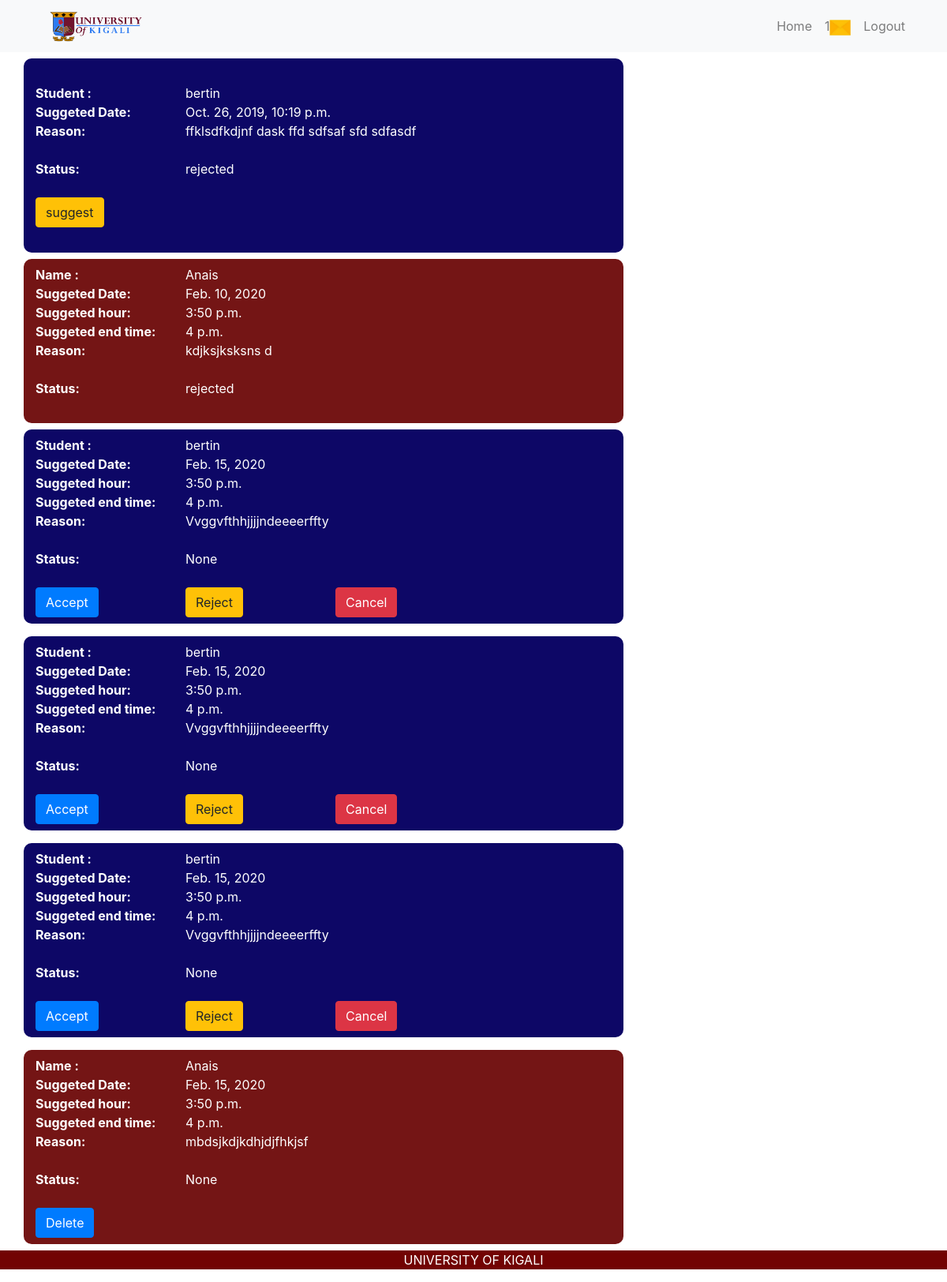
/student/suggestion/36/detail/ (signed in), run on the app's committed database.
### uokapp/models.py (models this page shows, shortened)
class appointment(models.Model):
    student = models.ForeignKey(student, default=None, on_delete=models.CASCADE)
    lecture = models.ForeignKey(staffs, on_delete=models.CASCADE)
    suggestion_date = models.DateField(default=None,blank=True)
    suggestion_hour = models.TimeField(default=None,null=True, blank=True)
    end_time = models.TimeField(default=None,null=True, blank=True)
    student_reason = models.TextField(max_length=1000, blank=True)
    status = models.CharField(max_length=9, default=None, choices=statuses, null=True, blank=True)
    suggested_date = models.DateTimeField(auto_now_add=True)
    seen = models.BooleanField(default=False)

class student(models.Model):
    user = models.OneToOneField('auth.User', on_delete=models.CASCADE)
    phone = models.PositiveIntegerField()
    student = models.BooleanField(default = True)
    interns = models.BooleanField(default=False)
    depart = models.CharField(max_length =5 ,  choices = department )
    session = models.CharField(max_length = 7, choices = session)
    campus = models.CharField(max_length=7, choices=campus)
    profile = models.ImageField(upload_to='profile_pics/', blank=True, default="media/profile_pics/westbl_dFbRfcB.jpg")
    def __str__(self):
        return self.user.username
    def get_absolute_url(self):
        return reverse('student_detail', kwargs={'pk':self.pk})

class othersuggestion(models.Model):
    appointment = models.ForeignKey(appointment, related_name='othersuggestion', default=None, on_delete=models.CASCADE)
    staffsuggestion = models.ForeignKey(staffs, default=None,null=True, on_delete=models.CASCADE)
    studentsuggestion = models.ForeignKey(student, default=None,null=True, on_delete=models.CASCADE)
    suggestion_date = models.DateField(default=None,blank=True)
    suggestion_hour = models.TimeField(default=None,null=True, blank=True)
    end_time = models.TimeField(default=None,null=True, blank=True)
    reason = models.TextField(max_length=1000)
    status = models.CharField(max_length=9, default=None, null=True, choices=statuses, blank=True)
    requested_date = models.DateTimeField(auto_now_add=True)
    seen = models.BooleanField(default=False)

class staffs(models.Model):
    user = models.OneToOneField('auth.User', on_delete=models.CASCADE)
    phone = models.PositiveIntegerField()
    ViceChancellor = models.BooleanField(default = False)
    DVCA = models.BooleanField(default = False)
    dean = models.BooleanField(default = False)
    HOD = models.BooleanField(default = False)
    lecturer = models.BooleanField(default = False)
    registror = models.BooleanField(default = False)
    CFO = models.BooleanField(default = False)
    faculty = models.CharField(max_length =19 ,  choices = faculty, blank=True )
    campus = models.CharField(max_length=7, choices=campus)
    profile = models.ImageField(upload_to='profile_pics/', blank=True, default = None)
    @property
    def is_dean(self):
        return self.dean
    @property
    def is_HOD(self):
        return self.HOD
    @property
    def is_CFO(self):
        return self.CFO
    def __str__(self):
        return self.user.username

### uokapp/views.py (the view)
# urls.py: url(r'^student/suggestion/(?P<pk>[\d]+)/detail/$', views.studentsuggestiondetail.as_view(), name='suggestion_detail'),
class studentsuggestiondetail(LoginRequiredMixin, DetailView):
    context_object_name = 'stusuggest'
    model = appointment
    template_name = 'auth/mine/detail.html'
    def get_context_data(self, *args,**kwargs):
        pk = self.kwargs.get('pk') # this is the primary key from your URL
        user = self.request.user
        appoint = appointment.objects.filter(id=pk).first()
        staff = staffs.objects.filter(user=user)
        students = student.objects.filter(user=user)
        if staff:
            others   = othersuggestion.objects.filter(appointment=appoint, studentsuggestion=appoint.student).all()
            for other in others:
                other.seen = True
                other.save()
            appoint.seen = True
            appoint.save()
        elif students:
            others   = othersuggestion.objects.filter(appointment=appoint, staffsuggestion=appoint.lecture).all()
            for other in others:
                other.seen = True
                other.save()
        context = super(studentsuggestiondetail, self).get_context_data(**kwargs)
        return context

### uokapp/templates/auth/mine/detail.html (shortened to what this page needs)
{% extends 'index2.html' %}
{% block content %}
<div class="container">
<div class="row my-2">
<div class="col-lg-8 ml-auto py-2" style="background-color:rgb(13, 7, 102); color:rgb(255, 255, 255); border-radius: 10px">
    <br>
    <div class="row">
        <div class="col-md-3"><strong>Student : </strong></div>
        <div class="col-md-9">{% if request.user.student%}{{ stusuggest.student }}{% else %}<a href="{{stusuggest.student.get_absolute_url}}" style="color:white">{{ stusuggest.student }}</a>{% endif %}</div>
    </div>
    <div class="row">
        <div class="col-md-3"><strong>Suggeted Date: </strong></div>
        <div class="col-md-9">{{ stusuggest.suggested_date }}</div>
    </div>
    <div class="row">
        <div class="col-md-3"><strong>Reason: </strong></div>
        <div class="col-md-9">{{ stusuggest.student_reason }}</div>
    </div><br>
    <div class="row">
        <div class="col-md-3"><strong>Status: </strong></div>
        <div class="col-md-9">{{ stusuggest.status }}</div>
    </div><br>
    <div class="row">
        {% if user.student and stusuggest.status is None %}
        <div class="col-md-3"><a class="btn btn-danger" href="{% url 'suggestion_delete' stusuggest.pk %}"> Delete </a></div>
        {% elif user.staffs or user.is_staff %}
            {% if stusuggest.status is None %}
                <div class="col-md-3"><a class="btn btn-primary" href="{% url 'approving_suggestion' stusuggest.pk %}"> Accept </a></div>
                <div class="col-md-3"><a class="btn btn-warning" href="{% url 'denying_suggestion' stusuggest.pk %}"> Reject </a></div>
                <div class="col-md-3"><a class="btn btn-danger" href="{% url 'approving_suggestion' stusuggest.pk %}"> Cancel </a></div>
            {% elif stusuggest.status == "rejected" or stusuggest.status == "Canceled" %}
                <div class="col-md-3"><a class="btn btn-warning" href="{% url 'add_others_suggestion' stusuggest.pk %}">suggest</a></div>
            {% elif stusuggest.status == "Accepted" %}
            <p>Try to be there at Time</p>
            <div class="col-md-3"><a class="btn btn-danger" href="{% url 'approving_suggestion' stusuggest.pk %}"> Cancel </a></div>
            {% endif %}
        {% endif %}
    </div><br>
</div><div class="col-md-4"></div>
</div>
</div>
{% if stusuggest.othersuggestion %}
   {% for othersuggestion in stusuggest.othersuggestion.all %}
    {% if othersuggestion.studentsuggestion %}
    <div class="container">
    <div class="row my-2">
    <div class="col-lg-8 ml-auto py-2" style="background-color:rgb(13, 7, 102); color:rgb(255, 255, 255); border-radius: 10px">
         <div class="row">
            <div class="col-md-3"><strong>Student : </strong></div>
            <div class="col-md-9">{% if user.student%}{{ othersuggestion.studentsuggestion }}{% else %}<a href="{{ othersuggestion.studentsuggestion.student.get_absolute_url}}" style="color:white">{{ othersuggestion.studentsuggestion }}</a>{% endif %}</div>
        </div>
        <div class="row">
            <div class="col-md-3"><strong>Suggeted Date: </strong></div>
            <div class="col-md-9">{{ othersuggestion.suggestion_date }}</div>
        </div>
        <div class="row">
                <div class="col-md-3"><strong>Suggeted hour: </strong></div>
                <div class="col-md-9">{{ othersuggestion.suggestion_hour }}</div>
        </div>
        <div class="row">
                <div class="col-md-3"><strong>Suggeted end time: </strong></div>
                <div class="col-md-9">{{ othersuggestion.end_time }}</div>
        </div>
        <div class="row">
            <div class="col-md-3"><strong>Reason: </strong></div>
            <div class="col-md-9">{{ othersuggestion.reason }}</div>
        </div><br>
        <div class="row">
            <div class="col-md-3"><strong>Status: </strong></div>
            <div class="col-md-9">{{ othersuggestion.status }}</div>
        </div><br>
        <div class="row">
                {% if user.student and othersuggestion.studentsuggestion and othersuggestion.status is None %}
                <div class="col-md-3"><a class="btn btn-primary" href="{% url 'othersuggestion_delete' pk=othersuggestion.pk %}">Delete</a></div>
                {% elif user.staffs and othersuggestion.studentsuggestion %}
                    {% if othersuggestion.status is None %}
                        <div class="col-md-3"><a class="btn btn-primary" href="{% url 'approving_other_suggestion' pk=othersuggestion.pk %}">Accept</a></div>
                        <div class="col-md-3"><a class="btn btn-warning" href="{% url 'denying_other_suggestion' pk=othersuggestion.pk %}">Reject</a></div>
                        <div class="col-md-3"><a class="btn btn-danger" href="{% url 'canceling_other_suggestion' pk=othersuggestion.pk %}">Cancel</a></div>
                    {% elif othersuggestion.status == "rejected" or othersuggestion.status == "canceled" %}
                        <div class="col-md-3"><a class="btn btn-warning" href="{% url 'add_others_suggestion' pk=stusuggest.pk %}">suggest</a></div>
                    {% elif othersuggestion.status == "accepted" %}
                        <p>Try to be there at Time</p>
                    {% endif %}
                {% endif %}
        </div>
    </div><div class="col-lg-4"></div>
    </div>
    </div>
    {% elif othersuggestion.staffsuggestion %}
    <div class="container">
    <div class="row my-2">
        <div class="col-lg-8 mr-auto py-2" style="background-color:rgb(116, 21, 21); color:rgb(255, 255, 255); border-radius: 10px">
            <div class="row">
                <div class="col-md-3"><strong>Name : </strong></div>
                <div class="col-md-9">{{ othersuggestion.staffsuggestion }}</div>
            </div>
            <div class="row">
                <div class="col-md-3"><strong>Suggeted Date: </strong></div>
                <div class="col-md-9">{{ othersuggestion.suggestion_date }}</div>
            </div>
            <div class="row">
                    <div class="col-md-3"><strong>Suggeted hour: </strong></div>
                    <div class="col-md-9">{{ othersuggestion.suggestion_hour }}</div>
            </div>
            <div class="row">
                    <div class="col-md-3"><strong>Suggeted end time: </strong></div>
                    <div class="col-md-9">{{ othersuggestion.end_time }}</div>
            </div>
            <div class="row">
                <div class="col-md-3"><strong>Reason: </strong></div>
                <div class="col-md-9">{{ othersuggestion.reason }}</div>
            </div><br>
            <div class="row">
                <div class="col-md-3"><strong>Status: </strong></div>
                <div class="col-md-9">{{ othersuggestion.status }}</div>
            </div><br>
            {% endif %}
            <div class="row">
                    {% if user.staffs and othersuggestion.staffsuggestion and othersuggestion.status is None %}
                    <div class="col-md-3"><a class="btn btn-primary" href="{% url 'othersuggestion_delete' pk=othersuggestion.pk %}">Delete</a></div>
                    {% endif %}
            </div>
        </div><div class="col-lg-4 ml-auto"></div>
    </div>
    </div>
   {% endfor %}
{% endif %}
{% endblock %}

### data on the page
appointment: student "bertin", suggested_date "Oct. 26, 2019, 10:19 p.m.", student_reason "ffklsdfkdjnf dask ffd sdfsaf sfd sdfasdf", status "rejected"
othersuggestion: staffsuggestion "Anais", suggestion_date "Feb. 10, 2020", suggestion_hour "3:50 p.m.", end_time "4 p.m.", reason "kdjksjksksns d", status "rejected"
othersuggestion: studentsuggestion "bertin", suggestion_date "Feb. 15, 2020", suggestion_hour "3:50 p.m.", end_time "4 p.m.", reason "Vvggvfthhjjjjndeeeerffty", status "None", shows "Accept"
othersuggestion: studentsuggestion "bertin", suggestion_date "Feb. 15, 2020", suggestion_hour "3:50 p.m.", end_time "4 p.m.", reason "Vvggvfthhjjjjndeeeerffty", status "None", shows "Accept"
othersuggestion: studentsuggestion "bertin", suggestion_date "Feb. 15, 2020", suggestion_hour "3:50 p.m.", end_time "4 p.m.", reason "Vvggvfthhjjjjndeeeerffty", status "None", shows "Accept"
othersuggestion: staffsuggestion "Anais", suggestion_date "Feb. 15, 2020", suggestion_hour "3:50 p.m.", end_time "4 p.m.", reason "mbdsjkdjkdhjdjfhkjsf", status "None", shows "Delete"

### other printed values
{{ counter }} "1"
